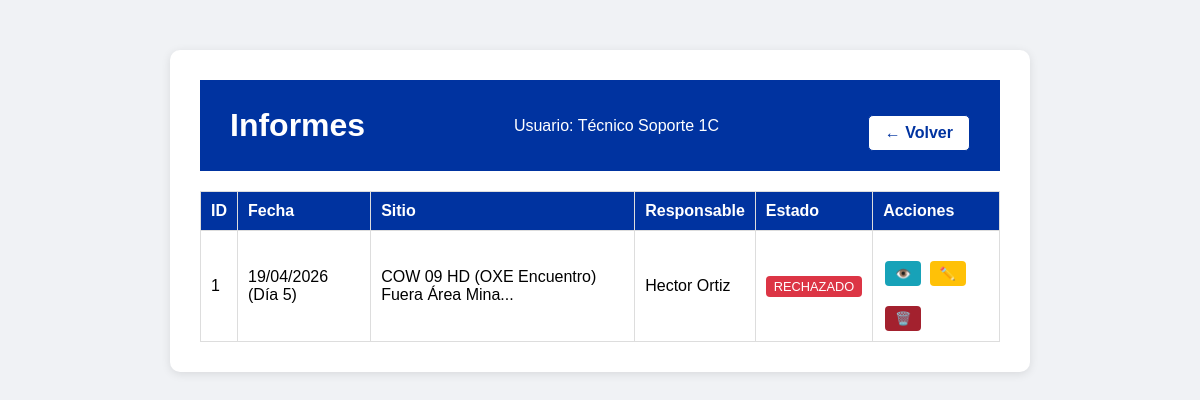
/ver_informes (signed in), run on the app's committed database.
### app.py (models this page shows, shortened)
class InspeccionCOW(db.Model):
    id = db.Column(db.Integer, primary_key=True)
    usuario_id = db.Column(db.Integer, db.ForeignKey('usuario.id'), nullable=False)
    fecha = db.Column(db.String(20), nullable=False)
    dia_turno = db.Column(db.Integer, nullable=False)
    responsable = db.Column(db.String(50), nullable=False)
    nombre_sitio = db.Column(db.String(150), nullable=False)
    horometro = db.Column(db.Integer, nullable=False)
    hora_inicio = db.Column(db.String(10), nullable=False)
    hora_termino = db.Column(db.String(10), nullable=False)
    horas_funcionamiento = db.Column(db.Integer, nullable=True)
    cantidad_arranques = db.Column(db.Integer, nullable=True)
    nivel_aceite = db.Column(db.String(10), nullable=True)
    nivel_combustible = db.Column(db.String(10), nullable=True)
    nivel_refrigerante = db.Column(db.String(10), nullable=True)
    proxima_mantencion = db.Column(db.Integer, nullable=True)
    estado_ge_principal = db.Column(db.String(10), nullable=True)
    uso_ge_auxiliar = db.Column(db.String(5), nullable=True)
    limpieza_ge_interior = db.Column(db.String(5), nullable=True)
    limpieza_radiador = db.Column(db.String(5), nullable=True)
    sistema_combustible = db.Column(db.String(5), nullable=True)
    arranque_automatico = db.Column(db.String(5), nullable=True)
    limpieza_interior = db.Column(db.String(5), nullable=True)
    limpieza_exterior = db.Column(db.String(5), nullable=True)
    cable_5p_4p = db.Column(db.String(5), nullable=True)
    adaptador_ge_aux = db.Column(db.String(5), nullable=True)
    limpieza_rack_energia = db.Column(db.String(5), nullable=True)
    estado_planta_vertiv = db.Column(db.String(5), nullable=True)
    rectificador_n1 = db.Column(db.String(5), nullable=True)
    rectificador_n2 = db.Column(db.String(5), nullable=True)
    rectificador_n3 = db.Column(db.String(5), nullable=True)
    estado_air_scale = db.Column(db.String(5), nullable=True)
    estado_alarmas = db.Column(db.String(5), nullable=True)
    estado_7250_ixr = db.Column(db.String(5), nullable=True)
    estado_fpfh = db.Column(db.String(5), nullable=True)
    conversor_solar_n1 = db.Column(db.String(5), nullable=True)
    conversor_solar_n2 = db.Column(db.String(5), nullable=True)
    limpieza_rack_baterias = db.Column(db.String(5), nullable=True)
    estado_baterias = db.Column(db.String(5), nullable=True)
    estado_inversor = db.Column(db.String(5), nullable=True)
    estado_ventiladores = db.Column(db.String(5), nullable=True)
    limpieza_rack_telecom = db.Column(db.String(5), nullable=True)
    limpieza_paneles = db.Column(db.String(5), nullable=True)
    estructura_paneles = db.Column(db.String(5), nullable=True)
    cantidad_cunas = db.Column(db.String(10), nullable=True)
    checkpoints = db.Column(db.String(5), nullable=True)
    presion_neumaticos = db.Column(db.String(5), nullable=True)
    estado_torre = db.Column(db.String(5), nullable=True)
    estado_piolas_viento = db.Column(db.String(5), nullable=True)
    nivelacion_carro = db.Column(db.String(5), nullable=True)
    gatas_posicionamiento = db.Column(db.String(5), nullable=True)
    manivelas_izaje = db.Column(db.String(5), nullable=True)
    observaciones_ge = db.Column(db.Text, nullable=True)
    observaciones_rack = db.Column(db.Text, nullable=True)
    observaciones_estructuras = db.Column(db.Text, nullable=True)
    foto_1 = db.Column(db.String(200), nullable=True)
    foto_2 = db.Column(db.String(200), nullable=True)
    foto_3 = db.Column(db.String(200), nullable=True)
    foto_rack_1 = db.Column(db.String(200), nullable=True)
    foto_rack_2 = db.Column(db.String(200), nullable=True)
    foto_rack_3 = db.Column(db.String(200), nullable=True)
    foto_estructuras_1 = db.Column(db.String(200), nullable=True)
    foto_estructuras_2 = db.Column(db.String(200), nullable=True)
    foto_estructuras_3 = db.Column(db.String(200), nullable=True)
    foto_levantamiento_1 = db.Column(db.String(200), nullable=True)
    foto_levantamiento_2 = db.Column(db.String(200), nullable=True)
    foto_levantamiento_3 = db.Column(db.String(200), nullable=True)
    foto_levantamiento_4 = db.Column(db.String(200), nullable=True)
    foto_levantamiento_5 = db.Column(db.String(200), nullable=True)
    foto_levantamiento_6 = db.Column(db.String(200), nullable=True)
    foto_levantamiento_7 = db.Column(db.String(200), nullable=True)
    foto_levantamiento_8 = db.Column(db.String(200), nullable=True)
    foto_levantamiento_9 = db.Column(db.String(200), nullable=True)
    foto_levantamiento_10 = db.Column(db.String(200), nullable=True)
    foto_levantamiento_11 = db.Column(db.String(200), nullable=True)
    foto_levantamiento_12 = db.Column(db.String(200), nullable=True)
    foto_levantamiento_13 = db.Column(db.String(200), nullable=True)
    foto_levantamiento_14 = db.Column(db.String(200), nullable=True)
    foto_levantamiento_15 = db.Column(db.String(200), nullable=True)
    foto_levantamiento_16 = db.Column(db.String(200), nullable=True)
    foto_levantamiento_17 = db.Column(db.String(200), nullable=True)
    foto_levantamiento_18 = db.Column(db.String(200), nullable=True)
    foto_levantamiento_19 = db.Column(db.String(200), nullable=True)
    foto_levantamiento_20 = db.Column(db.String(200), nullable=True)
    foto_levantamiento_21 = db.Column(db.String(200), nullable=True)
    foto_levantamiento_22 = db.Column(db.String(200), nullable=True)
    foto_levantamiento_23 = db.Column(db.String(200), nullable=True)
    foto_levantamiento_24 = db.Column(db.String(200), nullable=True)
    foto_levantamiento_25 = db.Column(db.String(200), nullable=True)
    foto_levantamiento_26 = db.Column(db.String(200), nullable=True)
    foto_levantamiento_27 = db.Column(db.String(200), nullable=True)
    foto_levantamiento_28 = db.Column(db.String(200), nullable=True)
    foto_levantamiento_29 = db.Column(db.String(200), nullable=True)
    foto_levantamiento_30 = db.Column(db.String(200), nullable=True)
    foto_levantamiento_31 = db.Column(db.String(200), nullable=True)
    foto_levantamiento_32 = db.Column(db.String(200), nullable=True)
    foto_levantamiento_33 = db.Column(db.String(200), nullable=True)
    foto_mejora_1 = db.Column(db.String(200), nullable=True)
    descripcion_mejora_1 = db.Column(db.String(500), nullable=True)
    foto_mejora_2 = db.Column(db.String(200), nullable=True)
    descripcion_mejora_2 = db.Column(db.String(500), nullable=True)
    foto_mejora_3 = db.Column(db.String(200), nullable=True)
    descripcion_mejora_3 = db.Column(db.String(500), nullable=True)
    foto_mejora_4 = db.Column(db.String(200), nullable=True)
    descripcion_mejora_4 = db.Column(db.String(500), nullable=True)
    motivo_rechazo = db.Column(db.String(500), nullable=True)
    estado = db.Column(db.String(20), default='pendiente')  # pendiente, aprobado, rechazado
    fecha_registro = db.Column(db.DateTime, default=datetime.utcnow)
    usuario = db.relationship('Usuario', backref='inspecciones_cow')

### app.py (the view)
@app.route('/ver_informes')
def ver_informes():
    if 'username' not in session:
        return redirect(url_for('login'))
    usuario_actual = Usuario.query.filter_by(username=session['username']).first()
    if usuario_actual.rol == 'supervisor':
        inspecciones = InspeccionCOW.query.order_by(InspeccionCOW.fecha_registro.desc()).all()
    else:
        inspecciones = InspeccionCOW.query.filter_by(usuario_id=usuario_actual.id).order_by(InspeccionCOW.fecha_registro.desc()).all()
    return render_template('ver_informes.html', usuario=session['nombre'], rol=session['rol'], inspecciones=inspecciones)

### templates/ver_informes.html (shortened to what this page needs)
<!DOCTYPE html>
<html lang="es">
<head>
    <link rel="stylesheet" href="{{ url_for('static', filename='style.css') }}">
</head>
<body>
    <div class="container">
        <div class="header">
            <h1>Informes</h1>
            <p>Usuario: {{ usuario }}</p>
            <a href="{{ url_for('menu') }}" class="volver-btn">← Volver</a>
        </div>
        {% if inspecciones %}
            <table class="tabla-informes">
                <thead>
                    <tr>
                        <th>ID</th>
                        <th>Fecha</th>
                        <th>Sitio</th>
                        <th>Responsable</th>
                        <th>Estado</th>
                        <th>Acciones</th>
                    </tr>
                </thead>
                <tbody>
                    {% for ins in inspecciones %}
                    <tr>
                        <td>{{ ins.id }}</td>
                        <td>{{ ins.fecha }} (Día {{ ins.dia_turno }})</td>
                        <td>{{ ins.nombre_sitio[:50] }}...</td>
                        <td>{{ ins.responsable }}</td>
                        <td>
                            <span class="estado {{ ins.estado }}">
                                {{ ins.estado|upper }}
                            </span>
                        </td>
                        <td>
            <a href="{{ url_for('ver_informe', id=ins.id) }}" class="btn-ver">👁️</a>
            <a href="{{ url_for('editar_informe', id=ins.id) }}" class="btn-editar">✏️</a>
            <a href="{{ url_for('borrar_informe', id=ins.id) }}" class="btn-borrar" onclick="return confirm('¿Eliminar este informe?')">🗑️</a>
                        </td>
                    </tr>
                    {% endfor %}
                </tbody>
            </table>
        {% else %}
            <p>No hay informes registrados.</p>
        {% endif %}
    </div>
</body>
</html>

### static/style.css (style rules this page uses)
body { font-family: Arial, sans-serif; background-color: #f0f2f5; margin: 0; padding: 0; }
.container { max-width: 800px; margin: 50px auto; background-color: white; padding: 30px; border-radius: 10px; box-shadow: 0 2px 10px rgba(0,0,0,0.1); text-align: center; }
.container h1 { color: #0033a0; }
.container a { display: inline-block; margin-top: 20px; color: #0033a0; text-decoration: none; }
.header { background-color: #0033a0; color: white; padding: 20px 30px; display: flex; justify-content: space-between; align-items: center; }
.header h1 { margin: 0; color: white; }
.header p { margin: 0; }
.header .volver-btn { display: inline-block; margin-top: 15px; padding: 8px 16px; background-color: white; color: #0033a0 !important; text-decoration: none; border-radius: 5px; font-weight: bold; border: 1px solid #0033a0; }
.tabla-informes { width: 100%; border-collapse: collapse; margin-top: 20px; }
.tabla-informes th, .tabla-informes td { border: 1px solid #ddd; padding: 10px; text-align: left; }
.tabla-informes th { background-color: #0033a0; color: white; }
.estado { padding: 3px 8px; border-radius: 4px; font-size: 0.8em; }
.estado.rechazado { background-color: #dc3545; color: white; }
.btn-ver, .btn-aprobar, .btn-rechazar { padding: 5px 10px; border-radius: 4px; text-decoration: none; font-size: 0.8em; margin: 0 2px; }
.btn-ver { background-color: #17a2b8; color: white; }
.btn-editar { background-color: #ffc107; color: #333; padding: 5px 10px; border-radius: 4px; text-decoration: none; font-size: 0.8em; margin: 0 2px; }
.btn-borrar { background-color: #a3212e; color: white; padding: 5px 10px; border-radius: 4px; text-decoration: none; font-size: 0.8em; margin: 0 2px; }

### data on the page
InspeccionCOW: id "1", fecha "19/04/2026", dia_turno "5", nombre_sitio "COW 09 HD (OXE Encuentro) Fuera Área Mina", responsable "Hector Ortiz", estado "RECHAZADO"

### other printed values
{{ usuario }} "Técnico Soporte 1C"
